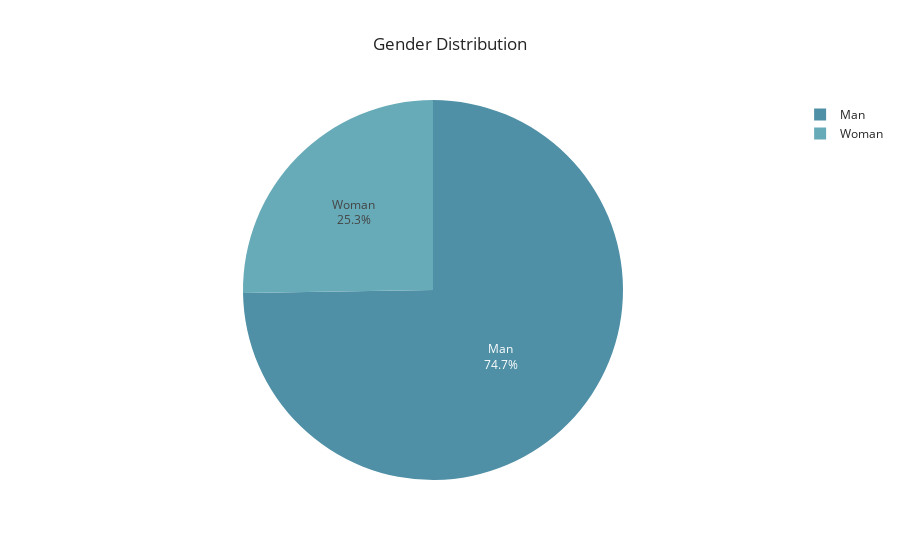

Write notebook code for a chart like this one.
### Markdown cell above
# Gender Gap
Gender gap is a persisting problem in every professional field. As we can see here, almost 80% of the respondents are men. That means only **1 out of 5** people in this sample population is a woman.

### Code cell
fig = px.pie(data_frame=professionals, 
             names='Q2', 
             color_discrete_sequence=px.colors.sequential.Teal_r[2:], 
             labels={"Q2":"Gender"}, 
             title = "Gender Distribution", 
             template="seaborn"
            )
fig.update_layout(
    title_x=0.5,
    autosize = True
)
fig.update_traces(textposition='inside', 
                  textinfo='percent+label')

### Figure 1 — Plotly figure (JSON) as saved in the notebook; plotly's stock layout.template omitted (floating-point values rounded to 4 significant figures)
{"data": [{"domain": {"x": [0, 1], "y": [0, 1]}, "hovertemplate": "Gender=%{label}<extra></extra>", "labels": ["Man", "Man", "Man", "Man", "Man", "Man", "Man", "Man", "Woman", "Man", "Woman", "Man", "Man", "Man", "Man", "Woman", "Man", "Woman", "Man", "Man", "Man", "Man", "Man", "Man", "Woman", "Man", "Man", "Man", "Man", "Man", "Man", "Man", "Man", "Woman", "Man", "Man", "Man", "Man", "Woman", "Woman", "Man", "Woman", "Man", "Man", "Man", "Man", "Man", "Man", "Man", "Woman", "Woman", "Man", "Man", "Man", "Man", "Man", "Woman", "Woman", "Man", "Man", "Man", "Man", "Man", "Man", "Woman", "Man", "Man", "Man", "Man", "Woman", "Man", "Man", "Woman", "Woman", "Man", "Man", "Man", "Man", "Man", "Woman", "Woman", "Man", "Woman", "Woman", "Woman", "Man", "Man", "Man", "Woman", "Man", "Woman", "Man", "Man", "Man", "Man", "Man", "Man", "Man", "Woman"], "legendgroup": "", "name": "", "showlegend": true, "textinfo": "percent+label", "textposition": "inside", "type": "pie"}], "layout": {"autosize": true, "legend": {"tracegroupgap": 0}, "piecolorway": ["rgb(79, 144, 166)", "rgb(104, 171, 184)", "rgb(133, 196, 201)", "rgb(168, 219, 217)", "rgb(209, 238, 234)"], "title": {"text": "Gender Distribution", "x": 0.5}}}
